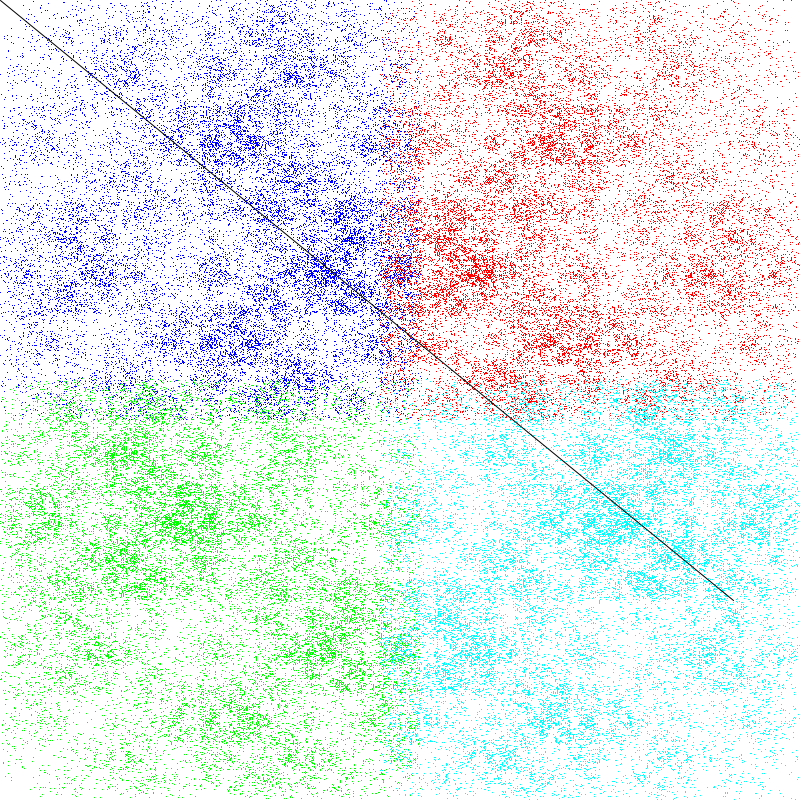
Frame 1 (no input)
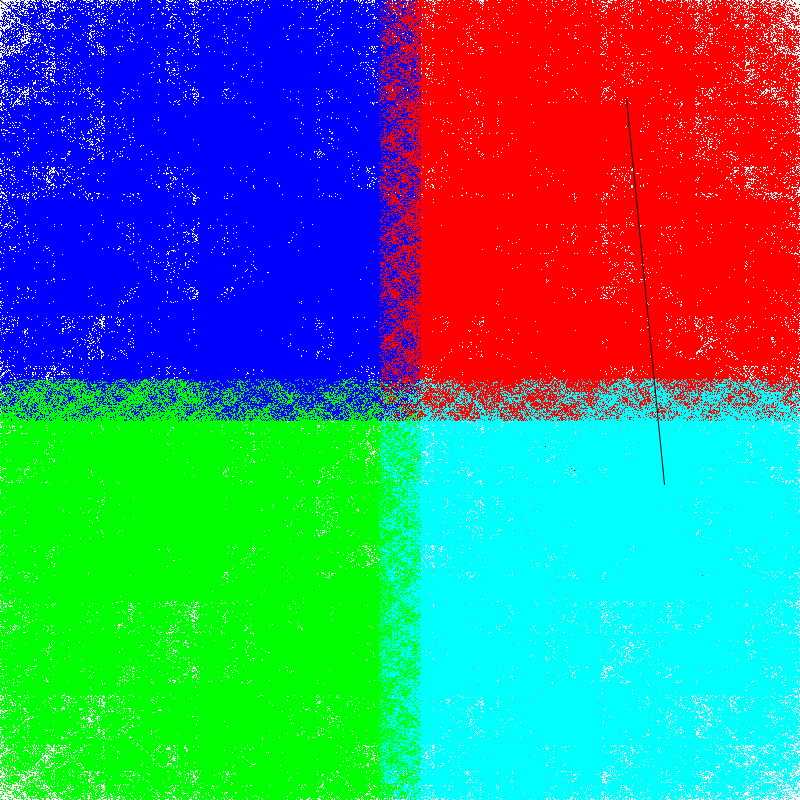
Frame 60 (the mouse pressed at the canvas centre just before this capture)
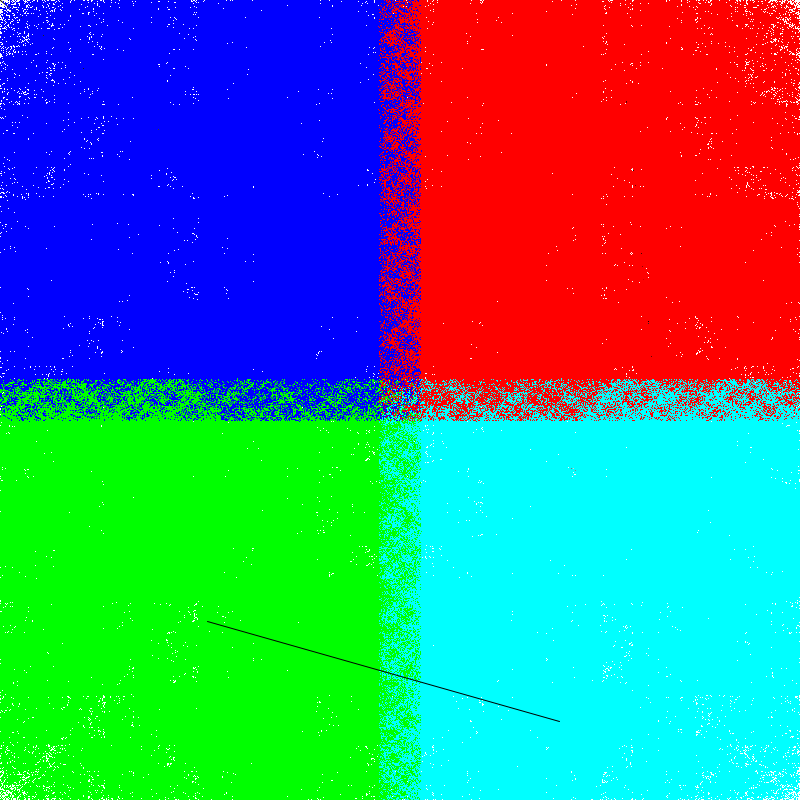
Frame 120 (the mouse held since frame 60 and released just before this capture)

The Processing sketch that drew these frames (run headless with seeded random() and noise(); from frame 60 on, the mouse is pressed at the canvas centre):

// Processing sketch: sketch_point4
// ── sketch_point4.pde
float px[]={0,0,800,800};
float py[]={0,800,0,800};
float lx=0;
float ly=0;
float plx=1090;
float ply=800;
float pplx;
float pply;
float s=1.9;
void setup(){
size(800, 800);
background(255);
strokeWeight(1);
loadPixels();
}
void draw(){
  pplx=lx;
  pply=ly;
  for(int a=0;a<100000;a++){
    if(int(random(1,5))==1){
      lx=(lx+(s-1)*px[0])/s;
      ly=(ly+(s-1)*py[0])/s;
      if(int(lx)+800*int(ly)>0&&int(lx)+800*int(ly)<640000){
        pixels[int(lx)+800*int(ly)]=color(0,0,255);
      }
    }  
    if(int(random(1,5))==1){
      lx=(lx+(s-1)*px[1])/s;
      ly=(ly+(s-1)*py[1])/s;  
      if(int(lx)+800*int(ly)>0&&int(lx)+800*int(ly)<640000){
        pixels[int(lx)+800*int(ly)]=color(0,255,0);
      }
    }
    if(int(random(1,5))==1){
      lx=(lx+(s-1)*px[2])/s;
      ly=(ly+(s-1)*py[2])/s;
      if(int(lx)+800*int(ly)>0&&int(lx)+800*int(ly)<640000){
        pixels[int(lx)+800*int(ly)]=color(255,0,0);
      }
    }
    if(int(random(1,5))==1){
      lx=(lx+(s-1)*px[3])/s;
      ly=(ly+(s-1)*py[3])/s;
      if(int(lx)+800*int(ly)>0&&int(lx)+800*int(ly)<640000){
        pixels[int(lx)+800*int(ly)]=color(0,255,255);
      }
    }
  }
  updatePixels();
  plx=pplx;
  ply=pply;
  stroke(0);
  //point(lx,ly);
  line(plx,ply,lx,ly);
  println(int(random(1,3)));
  stroke(0,0,255);
  //point(p1x,p1y);
  //point(p2x,p2y);
}
